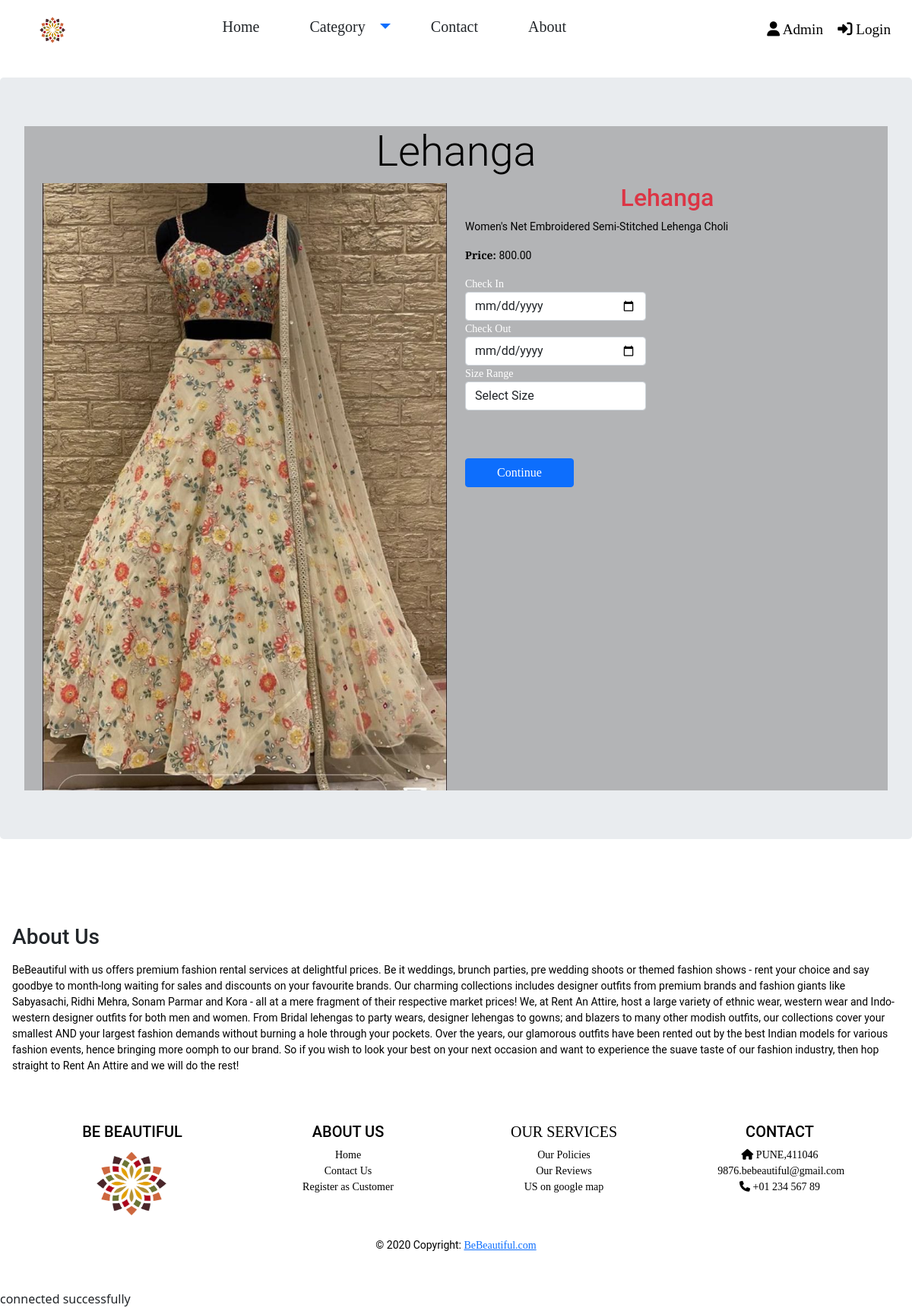
The page /details2.php?details_id=1 on the database its author committed.
### tables this page shows
CREATE TABLE `clothes` (
  `cloth_id` int(11) NOT NULL,
  `cloth_name` varchar(255) NOT NULL,
  `cloth_category` varchar(255) NOT NULL,
  `cloth_desc` text NOT NULL,
  `cloth_price` float(10,2) NOT NULL,
  `cloth_img` varchar(255) NOT NULL
);

### details2.php (the view, shortened to what this page needs)
<!doctype html>
<html lang="en">
<head>
  <link href="https://cdn.jsdelivr.net/npm/bootstrap@5.0.2/dist/css/bootstrap.min.css" rel="stylesheet">
  <link rel="stylesheet" href="./css/style.css">
  <link href="https://cdnjs.cloudflare.com/ajax/libs/font-awesome/6.2.0/css/all.min.css" rel="stylesheet">
</head>
<body>
  <?php require 'headers.php'; ?>
  <?php require 'connect.php'; ?>
  <?php
  $id = $_GET['details_id'];
  $sql = "Select * from clothes where cloth_id=$id";
  $result = mysqli_query($con, $sql);
  $row = mysqli_fetch_assoc($result);
  $cloth_name = $row['cloth_name'];
  $cloth_desc = $row['cloth_desc'];
  $cloth_img = $row['cloth_img'];
  $cloth_price = $row['cloth_price'];
  ?>
  <div class="jumbotron mt-4 ">
    <div class="container-fluid custom-container">
      <h1 class="display-4 text-center "><?php echo $cloth_name; ?></h1>
      <div class="container">
        <div class="row">
          <div class="col-lg-6 col-sm-12">
            <img src="<?php echo $cloth_img ?>" class="img-fluid" alt="...">
          </div>
          <div class="col-lg-6 col-sm-12">
            <h2 class="text-center text-danger"><?php echo $cloth_name; ?></h2>
            <p><?php echo $cloth_desc; ?></p>
            <p><strong>Price: </strong><?php echo $cloth_price; ?></p>
            <form method="GET" action="#">
              <div class="f1">
                <div class="row">
                  <div class="col-lg-6">
                    <div class="form-group">
                      <span class="form-label text-white">Check In</span>
                      <input type="date" name="bookdate" class="form-control" required>
                      <span class="form-label text-white">Check Out </span>
                      <input type="date" name="returndate" class="form-control" required>
                      <span class="form-label text-white">Size Range</span>
                      <select class="form-control" name="size" required>
                        <option value="" selected hidden>Select Size</option>
                      </select>
                      <?php if (!isset($_SESSION['user_name'])) {  ?>
                        <br><br><br>
                        <p><a href="login.php"><input type="submit" class="btn btn-primary" name="continue" value="Continue"></a></p>
                      <?php } else { ?>
                        <br><br><br>
                        <a href="add2.php"><input type="submit" class="btn btn-primary" name="continue" value="Continue"></a></p>
                      <?php }
                      ?>
                    </div>
                  </div>
                </div>
              </div>
            </form>
          </div>
        </div>
      </div>
    </div>
  </div>
  <?php require 'aboutus.php'; ?>
  <?php require 'footer2.php'; ?>
</body>
</html>

### css/style.css (style rules this page uses)
* { padding: 0; margin: 0; box-sizing: border-box; font-family: 'EB Garamond', serif; }
.custom-container { background-color: rgba(46, 44, 44, 0.187); }

### css/headers.css (style rules this page uses)
* { padding: 0; margin: 0; box-sizing: border-box; font-family: 'EB Garamond', serif; }
.custom-container { background-color: rgba(46, 44, 44, 0.289); }

### details2.php (style rules this page uses)
html, body { min-height: 100%; }
body, div, form, input, select, p { padding: 0; margin: 0; outline: none; font-family: Roboto, Arial, sans-serif; font-size: 14px; color: black; }
h1 { margin: 0; font-weight: 400; }
form { width: 83%; padding: 0px; }
.f1 { width: 500px; }
input, label { width: 100%; }
input { padding: 5px; vertical-align: middle; }
input { width: 60%; }

### rows shown on the page
clothes: cloth_name "Lehanga", cloth_img (picture), cloth_desc "Women's Net Embroidered Semi-Stitched Lehenga Choli", cloth_price "800.00"
